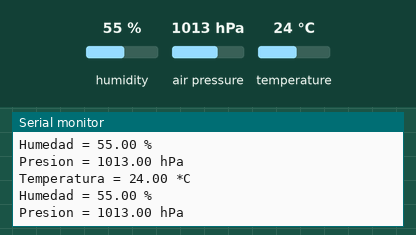
The sketch below on a simulated Arduino Uno, built with avr-gcc and run on an emulated ATmega328P. Shown: the last lines printed to the serial monitor. The inputs (shaded band) are chosen by the test bench; at power-on: humidity 55 %, air pressure 1013 hPa, temperature 24 °C.

Above: at 1.8 s.
1.9 s: humidity set to 22 %
At 2.8 s:
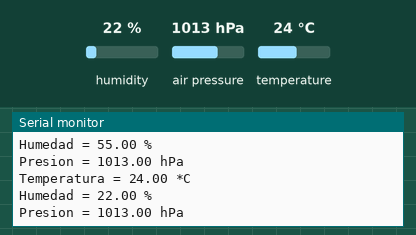
3.4 s: air pressure set to 952 hPa
At 4.7 s:
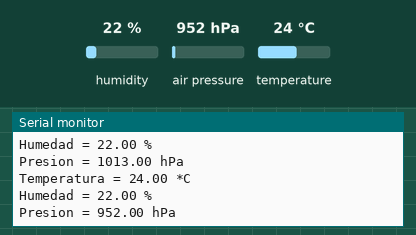
4.9 s: temperature set to 12 °C
At 5.9 s:
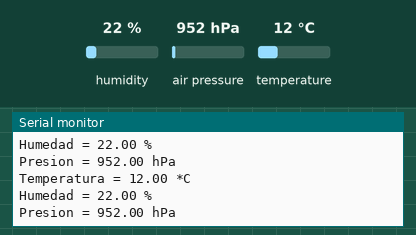

Measured:
- after the input at 1.9 s, the serial monitor: prints a new line after 0.17 s (image 1)
- after the input at 3.4 s, the serial monitor: prints a new line after 0.71 s (image 2)
- after the input at 4.9 s, the serial monitor: prints a new line after 0.17 s (image 3)

The sketch:

sensor_temp.ino
```cpp
#include <Wire.h>
//#include <Adafruit_Sensor.h>
//#include <Adafruit_BME280.h>


#include <Arduino.h>
//#include <Wire.h>
#include <SFE_BMP180.h>

#define SEALEVELPRESSURE_HPA (1015)

Adafruit_BME280 bme; // use I2C interface

Adafruit_Sensor *bme_temp = bme.getTemperatureSensor();
Adafruit_Sensor *bme_pressure = bme.getPressureSensor();
Adafruit_Sensor *bme_humidity = bme.getHumiditySensor();

void setup() {
  // put your setup code here, to run once:
  //  Serial.begin(115200);

  Serial.begin(9600);
  Serial.println(F("BME280 Sensor event test"));

    if (!bme.begin(0x77)) //0x76
    {
      Serial.println("No encuentro un sensor BME280 valido!");
      while (1)  delay(10);
    }

    bme_temp->printSensorDetails();
    bme_pressure->printSensorDetails();
    bme_humidity->printSensorDetails();
}

void loop() {
  // put your main code here, to run repeatedly:
    sensors_event_t temp_event, pressure_event, humidity_event;
    bme_temp->getEvent(&temp_event);
    bme_pressure->getEvent(&pressure_event);
    bme_humidity->getEvent(&humidity_event);

    Serial.print(F("Temperatura = "));
    Serial.print(temp_event.temperature);
    Serial.println(" *C");
    Serial.print(F("Humedad = "));
    Serial.print(humidity_event.relative_humidity);
    Serial.println(" %");
    Serial.print(F("Presion = "));
    Serial.print(pressure_event.pressure);
    Serial.println(" hPa");
    Serial.println();
    delay(1000);
}
```
